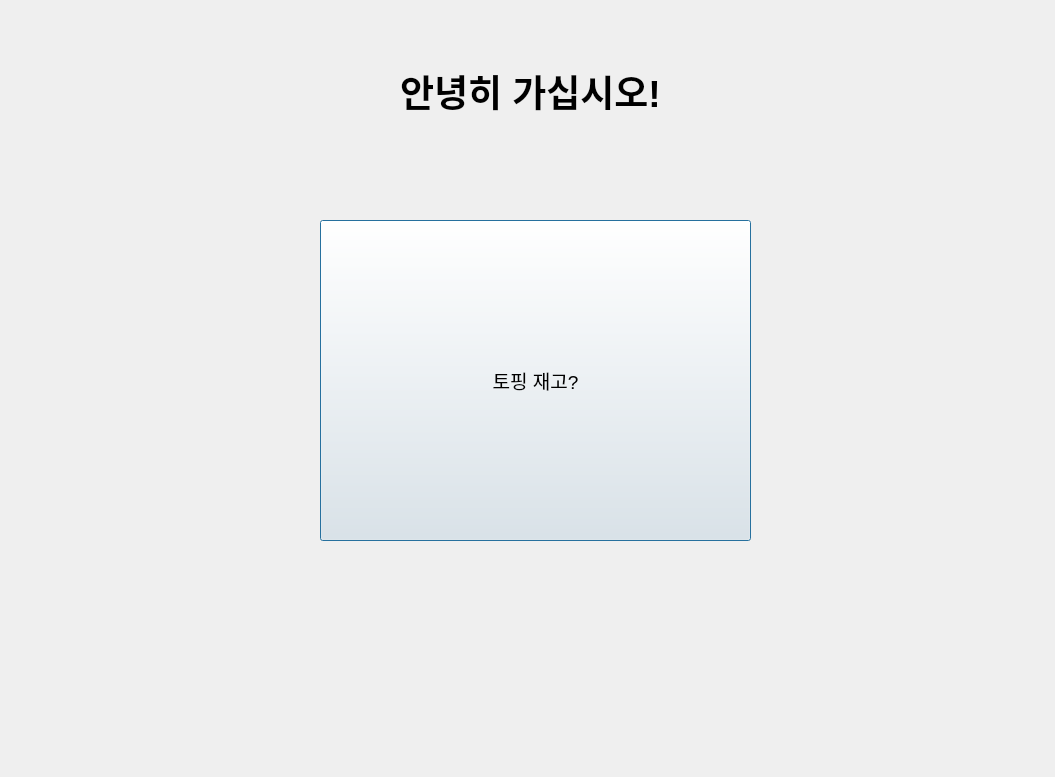
<?xml version="1.0" encoding="UTF-8"?>
<ui version="4.0">
 <class>Dialog</class>
 <widget class="QDialog" name="Dialog">
  <property name="geometry">
   <rect>
    <x>0</x>
    <y>0</y>
    <width>1055</width>
    <height>777</height>
   </rect>
  </property>
  <property name="windowTitle">
   <string>Dialog</string>
  </property>
  <widget class="QLabel" name="label">
   <property name="geometry">
    <rect>
     <x>400</x>
     <y>10</y>
     <width>311</width>
     <height>161</height>
    </rect>
   </property>
   <property name="font">
    <font>
     <pointsize>28</pointsize>
     <weight>75</weight>
     <bold>true</bold>
    </font>
   </property>
   <property name="text">
    <string>안녕히 가십시오!</string>
   </property>
  </widget>
  <widget class="QPushButton" name="pushButton">
   <property name="geometry">
    <rect>
     <x>320</x>
     <y>220</y>
     <width>431</width>
     <height>321</height>
    </rect>
   </property>
   <property name="font">
    <font>
     <pointsize>14</pointsize>
    </font>
   </property>
   <property name="text">
    <string>토핑 재고?</string>
   </property>
  </widget>
 </widget>
 <resources/>
 <connections/>
</ui>
